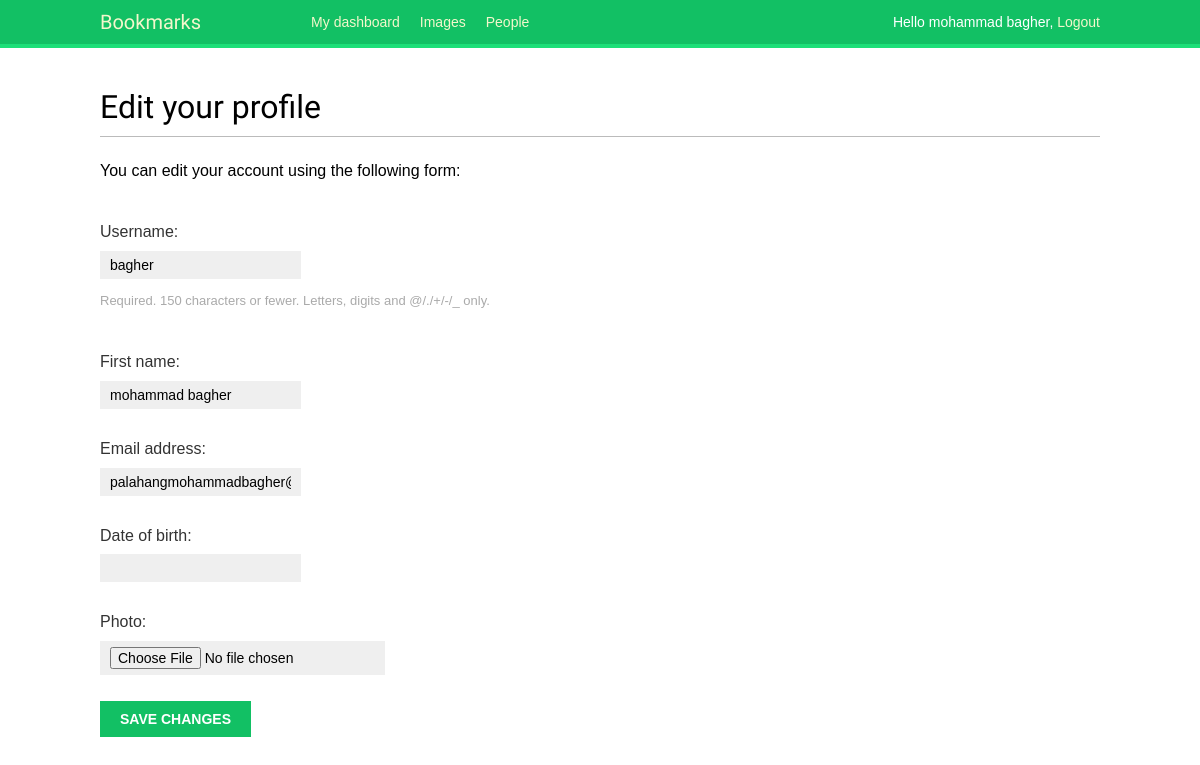
/account/edit/ (signed in), run on an earlier commit of the app's database.
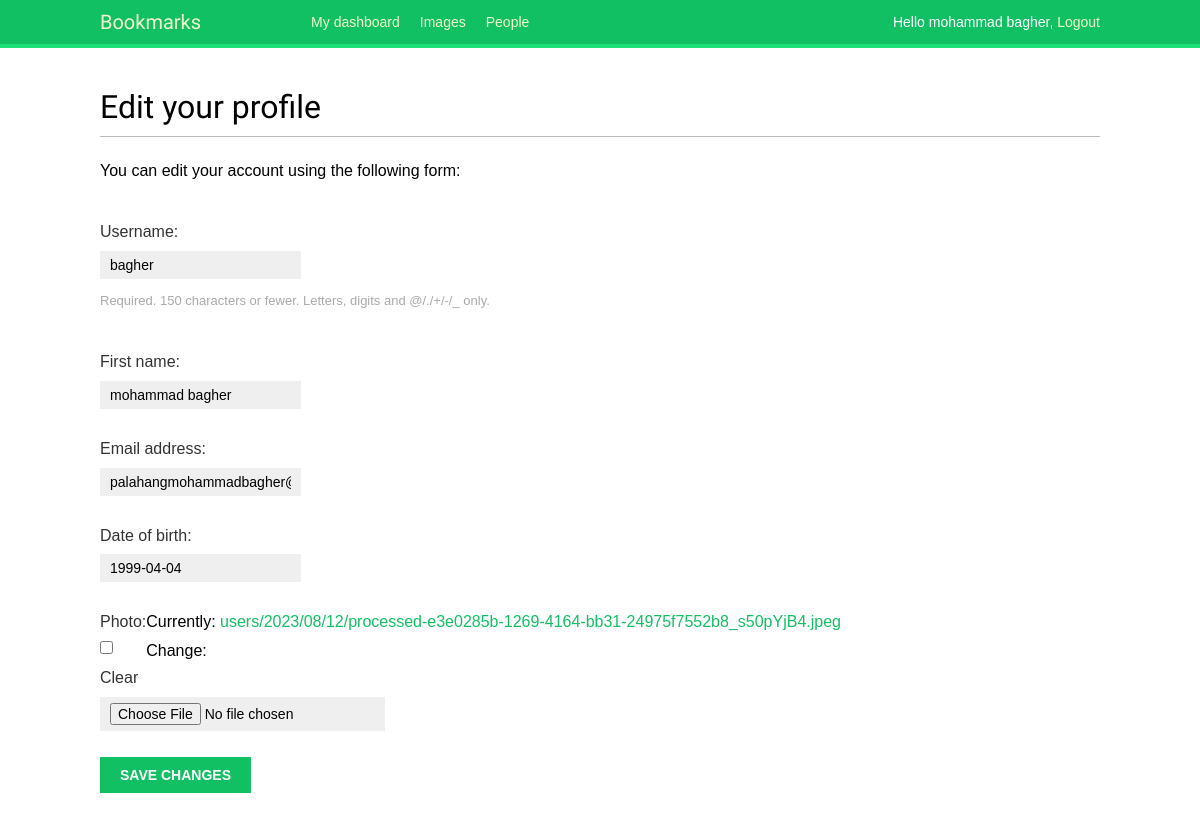
And on a later commit of the database.
### account/models.py (models this page shows, shortened)
class Profile(models.Model):
    user = models.OneToOneField(settings.AUTH_USER_MODEL, on_delete=models.CASCADE)
    date_of_birth = models.DateField(blank=True, null=True)
    photo = models.ImageField(upload_to='users/%Y/%m/%d/', blank=True)

### account/views.py (the view)
# urls.py: path('edit/', views.edit, name='edit')
@login_required
def edit(request):
    if request.method == 'POST':
        user_form = UserEditForm(instance=request.user, data=request.POST)
        profile_form = UserProfileEditForm(instance=request.user.profile, data=request.POST, files=request.FILES)
        if user_form.is_valid() and profile_form.is_valid():
            print(profile_form.cleaned_data['date_of_birth'])
            print(profile_form.cleaned_data['photo'])
            user_form.save()
            profile_form.save()
            messages.success(request, 'Profile updated successfully')
        else:
            messages.error(request, 'Error updating your profile')
    else:
        user_form = UserEditForm(instance=request.user)
        profile_form = UserProfileEditForm(instance=request.user.profile)
    return render(request, 'account/edit.html', {'user_form': user_form, 'profile_form': profile_form})

### account/forms.py (shortened to what this page needs)
class UserEditForm(forms.ModelForm):
    class Meta:
        model = User
        fields = ['username', 'first_name', 'email']

class UserProfileEditForm(forms.ModelForm):
    class Meta:
        model = Profile
        fields = ['date_of_birth', 'photo']

### account/templates/account/edit.html (shortened to what this page needs)
{% extends "base.html" %}
{% block content %}
  <h1>Edit your profile</h1>
  <p>You can edit your account using the following form:</p>
  <form action="" method="post" enctype="multipart/form-data">
    {{ user_form.as_p }}
    {{ profile_form.as_p }}
    <p><input type="submit" value="Save Changes"></p>
  </form>
{% endblock content %}

### account/templates/base.html (shortened to what this page needs)
{% load static %}
<!DOCTYPE html>
<html>
    <head>
        <link href="{% static "css/base.css" %}" rel="stylesheet">
    </head>
    <body>
        <div id="header">
            <span class="logo">Bookmarks</span>
            {% if request.user.is_authenticated %}
            <ul class="menu">
                <li {% if section == "dashboard" %}class="selected"{% endif %}>
                    <a href="{% url "dashboard" %}">My dashboard</a>
                </li>
                <li {% if section == "images" %}class="selected"{% endif %}>
                    <a href="#">Images</a>
                </li>
                <li {% if section == "people" %}class="selected"{% endif %}>
                    <a href="#">People</a>
                </li>
            </ul>
            {% endif %}
            <span class="user">
                {% if request.user.is_authenticated %}
                    Hello {{ request.user.first_name|default:request.user.username }},
                    <a href="{% url "logout" %}">Logout</a>
                {% else %}
                    <a href="{% url "login" %}">Log-in</a>
                {% endif %}
            </span>
        </div>
        <div id="content">
            {% block content %}
            {% endblock %}
        </div>
    </body>
</html>

### account/static/css/base.css (style rules this page uses)
body { margin:0; padding:0; font-family:helvetica, sans-serif; }
p { line-height: 1.8; }
a { color:#12c064; text-decoration:none; }
h1, h2, h3, h4, h5 , h6 { font-family: 'Muli', sans-serif; font-weight:normal; }
h1 { border-bottom:1px solid #bbb; padding:0 0 10px 0; margin:10px 0 20px 0; }
#header { padding:10px 100px; font-size:14px; background:#12c064; color:#fff; border-bottom:4px solid #1cdf78; overflow:auto; }
#header .logo { font-family: 'Muli', sans-serif; float:left; color:#f3f7cc; font-size:20px; margin-right:10%; }
#header ul.menu { list-style:none; float:left; margin:0; padding:0; }
#header ul.menu li { float:left; padding:4px 10px; }
#header a { color:#f3f7cc; }
#header .user { float:right; padding-top:4px; }
#content { padding:30px 100px; }
form { overflow:auto; }
form p { width:100%; overflow:auto; }
label { float:left; clear:both; color:#333; margin-bottom:4px; }
input, textarea { clear:both; float:left; margin:0 0 10px; background:#efefef; border:0; padding:6px 10px; font-size:14px; }
input[type=submit], a.button { font-weight:bold; background:#12c064; color:#fff; padding:10px 20px; font-size:14px; text-transform:uppercase; }
.helptext { margin:0 0 20px 0; color:#aaa; clear:both; float:left; font-size:13px; }

What changed in the data, as far as the page shows it:
changed Profile: date_of_birth (not shown) → "1999-04-04"
Also different on the page:
form field as_p: (not shown) → "☐"
text no longer shown: "Date of birth: Photo:"
text now shown: "Date of birth: Photo: Currently: users/2023/08/12/processed-e3e0285b-1269-4164-bb31-24975f7552b8_s50pYjB4.jpeg Clear Change:"
